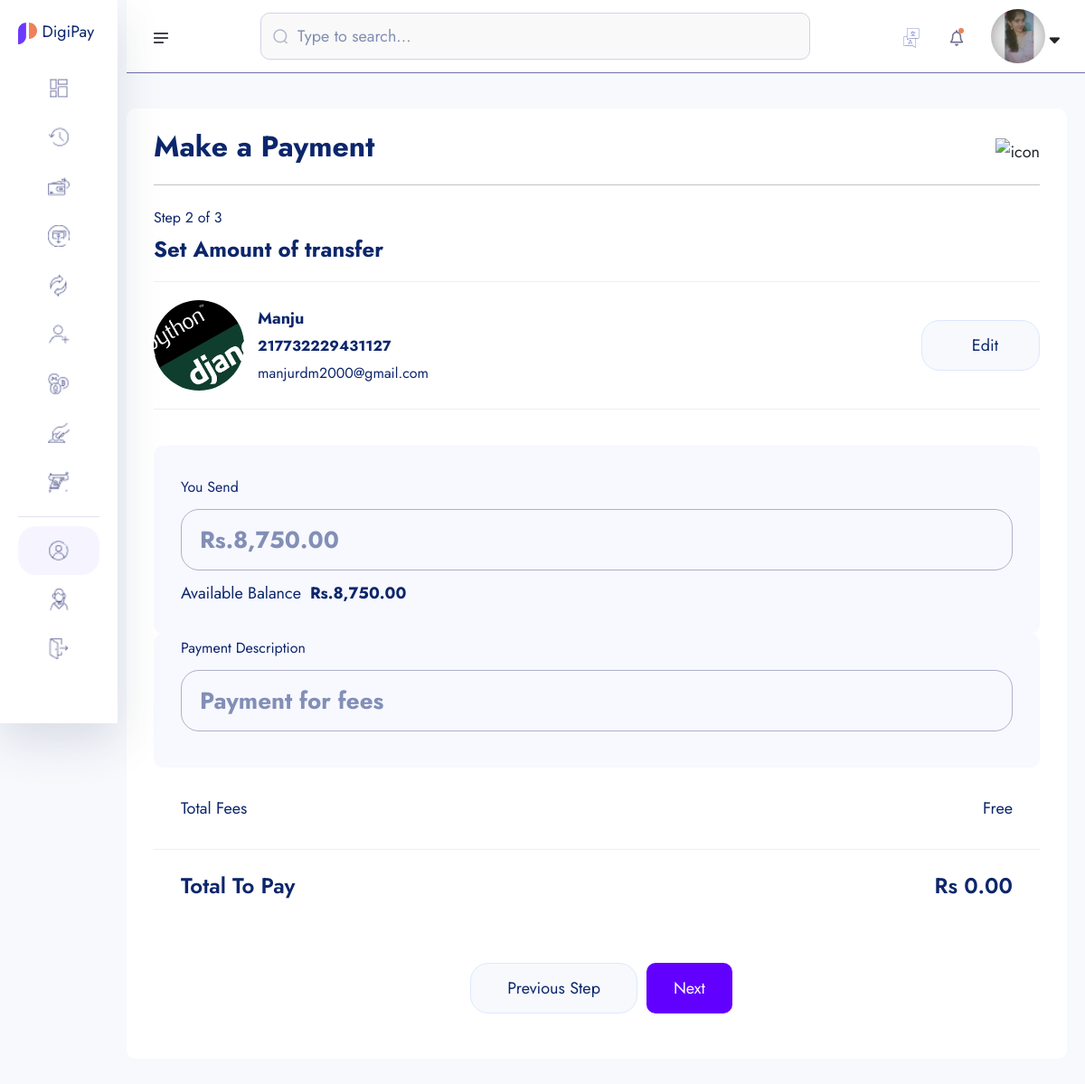
The page /core/amount_transfer_process/217732229431127/ (signed in) on the database its author committed.
### bankaccounts/models.py (models this page shows, shortened)
class KYC(models.Model):
    id=models.UUIDField(primary_key=True,unique=True,default=uuid.uuid4,editable=False)
    user=models.OneToOneField(User,on_delete=models.CASCADE)
    account=models.OneToOneField(Account,on_delete=models.CASCADE)
    full_name=models.CharField(max_length=200)
    image=models.ImageField(upload_to='userimg/')
    marital_status=models.CharField(max_length=100,choices=MARITAL_STATUS)
    gender=models.CharField(max_length=100,choices=GENDER)
    identity_type=models.CharField(max_length=100,choices=IDENTITY_TYPE)
    identity_image=models.ImageField(upload_to='userimg/')
    date_of_birth=models.DateField(auto_now_add=False)
    signature=models.ImageField(upload_to='userimg/')
    country=models.CharField(max_length=100)
    state=models.CharField(max_length=100)
    city=models.CharField(max_length=100)
    phone=models.CharField(max_length=100)
    email=models.EmailField(unique=True,blank=True)

class Account(models.Model):
    id=models.UUIDField(primary_key=True,unique=True,default=uuid.uuid4,editable=False)
    user=models.OneToOneField(User,on_delete=models.CASCADE)
    account_balance=models.DecimalField(max_digits=12,decimal_places=2,default=0.00)
    account_number=ShortUUIDField(unique=True,length=12,max_length=25,prefix='217',alphabet='1234567890')
    account_id=ShortUUIDField(unique=True,length=10,max_length=25,prefix='DIGP',alphabet='1234567890')
    pin_number=ShortUUIDField(unique=True,length=4,max_length=7,alphabet='1234567890')
    account_status=models.CharField(max_length=100,choices=ACCOUNT_STATUS,default='in-active')
    date=models.DateField(auto_now_add=True)
    kyc_submitted=models.BooleanField(default=False)
    kyc_confirmed=models.BooleanField(default=False)

### transactions/transfer.py (the view, shortened to what this page needs)
# urls.py: path("amount_transfer_process/<account_number>/",transfer.amount_transfer_process,name="amount_transfer_process"),
def amount_transfer_process(request,account_number):
    account=Account.objects.get(account_number=account_number)
    sender=request.user
    receiver=account.user
    sender_account=request.user.account
    receiver_account=account
    return render(request,'transfer/amount_transfer_process.html',{'account':account})

### templates/transfer/amount_transfer_process.html (shortened to what this page needs)
{% extends "partials/dashbord_base.html" %}
{% load static %}
{% load humanize %}
{% block content %}
    <section class="dashboard-section body-collapse pay step step-2">
        <div class="overlay pt-120">
            <div class="container-fruid">
                <div class="main-content">
                    <div class="head-area d-flex align-items-center justify-content-between">
                        <h4>Make a Payment</h4>
                        <div class="icon-area">
                            <img src="{% static 'assets1/images/icon/support-icon.png' %}" alt="icon">
                        </div>
                    </div>
                    <div class="choose-recipient">
                        <div class="step-area">
                            <span class="mdr">Step 2 of 3</span>
                            <h5>Set Amount of transfer</h5>
                        </div>
                        <div class="user-select">
                            <div class="single-user">
                                <div class="left d-flex align-items-center">
                                    <div class="img-area">
                                        <img src="{{ account.user.kyc.image.url }}" style="width: 100px; height: 100px; border-radius: 50%; object-fit: cover;"  alt="image">
                                    </div>
                                    <div class="text-area">
                                        <p>{{ account.user.kyc.full_name|title }}</p>
                                        <span class="mdr"><b>{{ account.account_number }}</b></span> <br>
                                        <span class="mdr">{{ account.kyc.email }}</span>
                                    </div>
                                </div>
                                <div class="right">
                                    <a href="{% url 'transactions:search' %}">
                                        Edit
                                    </a>
                                </div>
                            </div>
                        </div>
                    </div>
                    <form  method="POST">
                        <div class="send-banance">
                            <span class="mdr">You Send</span>
                            <div class="input-area">
                                <input class="xxlr" onkeyup="CalculateBalance()" placeholder="Rs.{{account.account_balance|intcomma}}" type="number" name="amount-send" id="amount-send">
                            </div>
                            <p>Available Balance<b>Rs.{{account.account_balance|intcomma}}</b></p>
                        </div>
                        <div class="send-banance pt-0 mt-0">
                            <span class="mdr">Payment Description</span>
                            <div class="input-area">
                                <input class="xxlr" onkeyup="CalculateBalance()" placeholder="Payment for fees" type="text" name="description">
                            </div>
                        </div>
                        <ul class="total-fees">
                            <li>Total Fees</li>
                            <li>Free</li>
                        </ul>
                        <ul class="total-fees pay">
                            <li><h5>Total To Pay</h5></li>
                            <li><h5 id="total-to-pay">Rs 0.00</h5></li>
                        </ul>
                        <div class="footer-area mt-40">
                            <a href="pay-step-1.html">Previous Step</a>
                            <button type="submit" style="padding: 10px 30px; border-radius: 10px; background: rgb(98, 0, 255); color: #fff;" class="active">Next</button>
                        </div>
                    </form>
                </div>
            </div>
        </div>
    </section>
    {% endblock content %}

### templates/partials/dashbord_base.html (shortened to what this page needs)
{% load static %}
<!doctype html>
<html lang="en">
<head>
    <link href="https://cdn.jsdelivr.net/npm/bootstrap@5.3.1/dist/css/bootstrap.min.css" rel="stylesheet">
    <link rel="stylesheet" href="{% static 'assets1/css/bootstrap.min.css' %}">
    <link rel="stylesheet" href="{% static 'assets1/css/fontawesome.min.css' %}">
    <link rel="stylesheet" href="{% static 'assets1/css/jquery-ui.css' %}">
    <link rel="stylesheet" href="{% static 'assets1/css/plugin/apexcharts.css' %}">
    <link rel="stylesheet" href="{% static 'assets1/css/plugin/nice-select.css' %}">
    <link rel="stylesheet" href="{% static 'assets1/css/arafat-font.css' %}">
    <link rel="stylesheet" href="{% static 'assets1/css/plugin/animate.css' %}">
    <link rel="stylesheet" href="{% static 'assets1/css/style.css' %}">
</head>
<body>
    <header class="header-section body-collapse">
        <div class="overlay">
            <div class="container-fruid">
                <div class="row d-flex header-area">
                    <div class="navbar-area d-flex align-items-center justify-content-between">
                        <div class="sidebar-icon">
                            <img src="{% static 'assets1/images/icon/menu.png' %}" alt="icon">
                        </div>
                        <form method="POST" class="flex-fill">
                            <div class="form-group d-flex align-items-center">
                                <img src="{% static 'assets1/images/icon/search.png' %}" alt="icon">
                                <input type="text" placeholder="Type to search...">
                            </div>
                        </form>
                        <div class="dashboard-nav">
                            <div class="single-item language-area">
                                <div class="language-btn">
                                    <img src="{% static 'assets1/images/icon/lang.png' %}" alt="icon">
                                </div>
                            </div>
                            <div class="single-item notifications-area">
                                <div class="notifications-btn">
                                    <img src="{% static 'assets1/images/icon/bell.png' %}" class="bell-icon" alt="icon">
                                </div>
                            </div>
                            <div class="single-item user-area">
                                <div class="profile-area d-flex align-items-center">
                                    <span class="user-profile">
                                        {% if request.user.kyc.image.url %}
                                            <img style="width: 60px; height: 60px; border-radius: 50%; object-fit: cover;" src="{{ request.user.kyc.image.url }}" alt="image">
                                        {% else %}
                                            <img src="{% static 'assets1/images/default.jpg' %}"  style="width: 50px; height: 50px; border-radius: 50%; object-fit: cover;" alt="">
                                        {% endif %}
                                    </span>
                                    <i class="fa-solid fa-sort-down"></i>
                                </div>
                            </div>
                        </div>
                    </div>
                    <div class="sidebar-wrapper">
                        <div class="sidebar-logo">
                            <a href="#"><img src="{% static 'assets1/images/fav.png' %}" alt="logo"> DigiPay</a>
                        </div>
                        <ul>
                            <li>
                                <a href="#">
                                    <img src="{% static 'assets1/images/icon/dashboard.png' %}" alt="Dashboard"> <span>Dashboard</span>
                                </a>
                            </li>
                            <li>
                                <a href="#">
                                    <img src="{% static 'assets1/images/icon/transactions.png' %}" alt="Transactions"> <span>Transactions</span>
                                </a>
                            </li>
                            <li>
                                <a href="#">
                                    <img src="{% static 'assets1/images/icon/pay.png' %}" alt="Pay"> <span>Pay</span>
                                </a>
                            </li>
                            <li>
                                <a href="#">
                                    <img src="{% static 'assets1/images/icon/receive.png' %}" alt="Receive"> <span>Receive</span>
                                </a>
                            </li>
                            <li>
                                <a href="money-exchange.html">
                                    <img src="{% static 'assets1/images/icon/exchange.png' %}" alt="Exchange"> <span>Exchange</span>
                                </a>
                            </li>
                            <li>
                                <a href="recipients.html">
                                    <img src="{% static 'assets1/images/icon/recipients.png' %}" alt="Recipients"> <span>Recipients</span>
                                </a>
                            </li>
                            <li>
                                <a href="crypto.html">
                                    <img src="{% static 'assets1/images/icon/crypto.png' %}" alt="Crypto"> <span>Crypto</span>
                                </a>
                            </li>
                            <li>
                                <a href="deposit-money.html">
                                    <img src="{% static 'assets1/images/icon/deposit.png' %}" alt="Deposit"> <span>Deposit Money</span>
                                </a>
                            </li>
                            <li>
                                <a href="withdraw-money-step-1.html">
                                    <img src="{% static 'assets1/images/icon/withdraw.png' %}" alt="Withdraw"> <span>Withdraw Money</span>
                                </a>
                            </li>
                        </ul>
                        <ul class="bottom-item">
                            <li class="active">
                                <a href="#">
                                    <img src="{% static 'assets1/images/icon/account.png' %}" alt="Account"> <span>Account</span>
                                </a>
                            </li>
                            <li>
                                <a href="javascript:void(0)">
                                    <img src="{% static 'assets1/images/icon/support.png' %}" alt="Support"> <span>Support</span>
                                </a>
                            </li>
                            <li>
                                <a href="javascript:void(0)">
                                    <img src="{% static 'assets1/images/icon/quit.png' %}" alt="Quit"> <span>Quit</span>
                                </a>
                            </li>
                        </ul>
                        <div class="pt-120">
                        </div>
                    </div>
                </div>
            </div>
        </div>
    </header>
{% block content %}
{% endblock content %}
</body>
</html>

### rows shown on the page
Account: user.kyc.image (picture), user.kyc.full_name "Manju", account_number "217732229431127", kyc.email "manjurdm2000@gmail.com", amount-send "Rs.8,750.00", account_balance "8,750.00"
